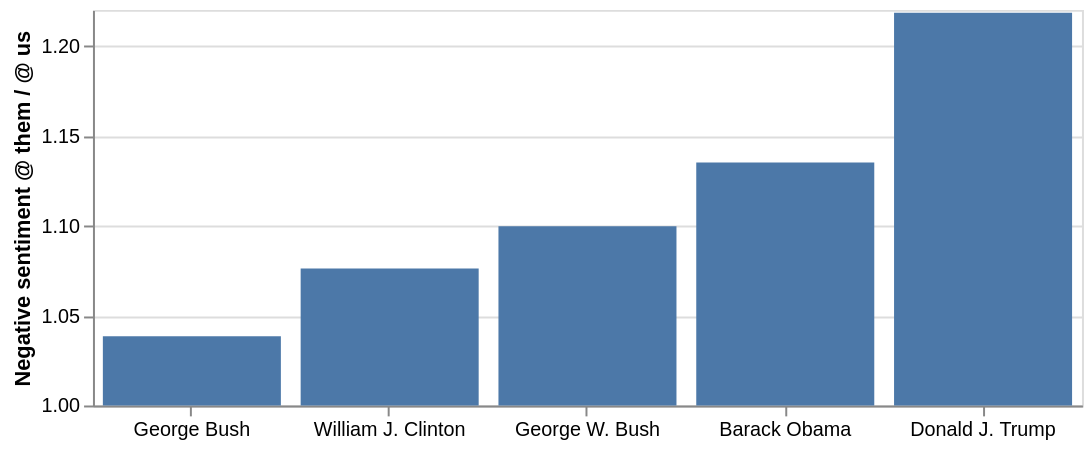

Write a Vega-Lite specification for this figure.
### Vega-Lite specification from a JSON file in a GitHub repository (floating-point values rounded to 4 significant figures)
{"$schema": "https://vega.github.io/schema/vega-lite/v1.2.1.json", "data": {"values": [{"president": "George Bush", "president_id": 41, "them_us_sentiment_ratio": 1.039, "unity": 1.0}, {"president": "William J. Clinton", "president_id": 42, "them_us_sentiment_ratio": 1.076, "unity": 1.0}, {"president": "George W. Bush", "president_id": 43, "them_us_sentiment_ratio": 1.1, "unity": 1.0}, {"president": "Barack Obama", "president_id": 44, "them_us_sentiment_ratio": 1.135, "unity": 1.0}, {"president": "Donald J. Trump", "president_id": 45, "them_us_sentiment_ratio": 1.218, "unity": 1.0}]}, "encoding": {"x": {"axis": {"labelAngle": 0.0}, "field": "president", "sort": {"field": "president_id", "op": "values"}, "title": "", "type": "nominal"}, "y": {"field": "them_us_sentiment_ratio", "scale": {"zero": false}, "title": "Negative sentiment @ them / @ us", "type": "quantitative"}, "y2": {"field": "unity", "type": "quantitative"}}, "height": 200.0, "mark": "bar", "width": 500.0}
